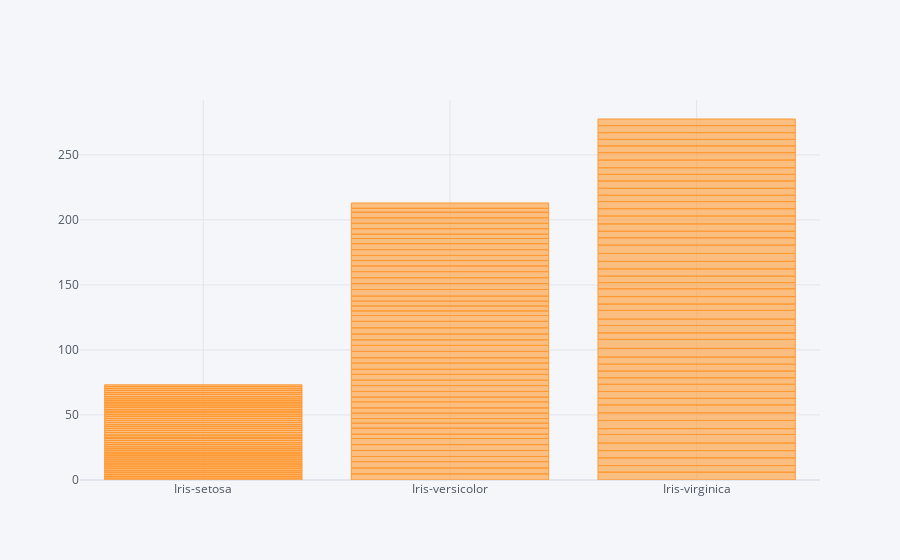

This figure's notebook cell:
### Code cell
df.iplot(x='species',y='petal_length',kind='bar')

### Figure 1 — Plotly figure (JSON) as saved in the notebook; plotly's stock layout.template omitted (floating-point values rounded to 4 significant figures; data arrays with more than 128 entries replaced by an {"elided": "..."} marker saying what was removed)
{"data": [{"marker": {"color": "rgba(255, 153, 51, 0.6)", "line": {"color": "rgba(255, 153, 51, 1.0)", "width": 1}}, "name": "petal_length", "orientation": "v", "text": "", "type": "bar", "x": {"elided": "150 str values"}, "y": {"elided": "150 float values"}}], "layout": {"legend": {"bgcolor": "#F5F6F9", "font": {"color": "#4D5663"}}, "paper_bgcolor": "#F5F6F9", "plot_bgcolor": "#F5F6F9", "title": {"font": {"color": "#4D5663"}}, "xaxis": {"gridcolor": "#E1E5ED", "showgrid": true, "tickfont": {"color": "#4D5663"}, "title": {"font": {"color": "#4D5663"}, "text": ""}, "zerolinecolor": "#E1E5ED"}, "yaxis": {"gridcolor": "#E1E5ED", "showgrid": true, "tickfont": {"color": "#4D5663"}, "title": {"font": {"color": "#4D5663"}, "text": ""}, "zerolinecolor": "#E1E5ED"}}}
